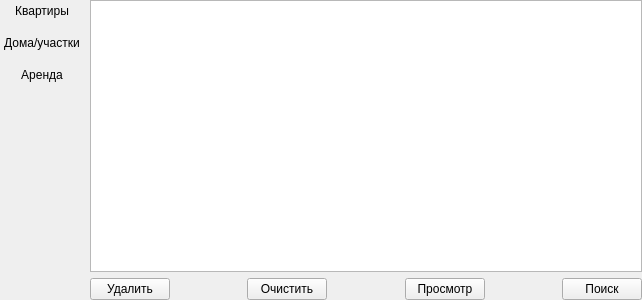
<?xml version="1.0" encoding="UTF-8"?>
<ui version="4.0">
 <class>FindObjectsWidget</class>
 <widget class="QWidget" name="FindObjectsWidget">
  <property name="geometry">
   <rect>
    <x>0</x>
    <y>0</y>
    <width>642</width>
    <height>300</height>
   </rect>
  </property>
  <property name="windowTitle">
   <string>Form</string>
  </property>
  <layout class="QHBoxLayout" name="horizontalLayout_2">
   <property name="leftMargin">
    <number>0</number>
   </property>
   <property name="topMargin">
    <number>0</number>
   </property>
   <property name="rightMargin">
    <number>0</number>
   </property>
   <property name="bottomMargin">
    <number>0</number>
   </property>
   <item>
    <layout class="QVBoxLayout" name="verticalLayout">
     <property name="spacing">
      <number>10</number>
     </property>
     <item>
      <widget class="QPushButton" name="mpApartment">
       <property name="text">
        <string>Квартиры</string>
       </property>
       <property name="checkable">
        <bool>false</bool>
       </property>
       <property name="flat">
        <bool>true</bool>
       </property>
      </widget>
     </item>
     <item>
      <widget class="QPushButton" name="mpHome">
       <property name="text">
        <string>Дома/участки</string>
       </property>
       <property name="checkable">
        <bool>false</bool>
       </property>
       <property name="checked">
        <bool>false</bool>
       </property>
       <property name="flat">
        <bool>true</bool>
       </property>
      </widget>
     </item>
     <item>
      <widget class="QPushButton" name="mpRent">
       <property name="text">
        <string>Аренда</string>
       </property>
       <property name="checkable">
        <bool>false</bool>
       </property>
       <property name="flat">
        <bool>true</bool>
       </property>
      </widget>
     </item>
     <item>
      <spacer name="verticalSpacer">
       <property name="orientation">
        <enum>Qt::Vertical</enum>
       </property>
       <property name="sizeHint" stdset="0">
        <size>
         <width>20</width>
         <height>40</height>
        </size>
       </property>
      </spacer>
     </item>
    </layout>
   </item>
   <item>
    <layout class="QVBoxLayout" name="verticalLayout_2">
     <item>
      <widget class="QTableView" name="mpView">
       <attribute name="horizontalHeaderMinimumSectionSize">
        <number>90</number>
       </attribute>
       <attribute name="horizontalHeaderStretchLastSection">
        <bool>true</bool>
       </attribute>
      </widget>
     </item>
     <item>
      <layout class="QHBoxLayout" name="horizontalLayout">
       <item>
        <widget class="QPushButton" name="mpRemove">
         <property name="text">
          <string>Удалить</string>
         </property>
        </widget>
       </item>
       <item>
        <spacer name="horizontalSpacer_2">
         <property name="orientation">
          <enum>Qt::Horizontal</enum>
         </property>
         <property name="sizeHint" stdset="0">
          <size>
           <width>40</width>
           <height>20</height>
          </size>
         </property>
        </spacer>
       </item>
       <item>
        <widget class="QPushButton" name="mpClear">
         <property name="text">
          <string>Очистить</string>
         </property>
        </widget>
       </item>
       <item>
        <spacer name="horizontalSpacer_3">
         <property name="orientation">
          <enum>Qt::Horizontal</enum>
         </property>
         <property name="sizeHint" stdset="0">
          <size>
           <width>40</width>
           <height>20</height>
          </size>
         </property>
        </spacer>
       </item>
       <item>
        <widget class="QPushButton" name="mpButtonView">
         <property name="text">
          <string>Просмотр</string>
         </property>
        </widget>
       </item>
       <item>
        <spacer name="horizontalSpacer">
         <property name="orientation">
          <enum>Qt::Horizontal</enum>
         </property>
         <property name="sizeHint" stdset="0">
          <size>
           <width>40</width>
           <height>20</height>
          </size>
         </property>
        </spacer>
       </item>
       <item>
        <widget class="QPushButton" name="mpFind">
         <property name="text">
          <string>Поиск</string>
         </property>
        </widget>
       </item>
      </layout>
     </item>
    </layout>
   </item>
  </layout>
 </widget>
 <resources/>
 <connections/>
</ui>
